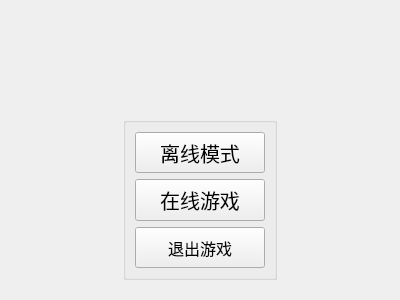
<?xml version="1.0" encoding="UTF-8"?>
<ui version="4.0">
 <class>StartWidget</class>
 <widget class="QWidget" name="StartWidget">
  <property name="geometry">
   <rect>
    <x>0</x>
    <y>0</y>
    <width>400</width>
    <height>300</height>
   </rect>
  </property>
  <property name="windowTitle">
   <string>Form</string>
  </property>
  <layout class="QVBoxLayout" name="verticalLayout" stretch="1,2">
   <item>
    <widget class="QWidget" name="widget" native="true"/>
   </item>
   <item>
    <widget class="QWidget" name="widget_2" native="true">
     <layout class="QHBoxLayout" name="horizontalLayout" stretch="2,3,2">
      <item>
       <spacer name="horizontalSpacer_2">
        <property name="orientation">
         <enum>Qt::Orientation::Horizontal</enum>
        </property>
        <property name="sizeHint" stdset="0">
         <size>
          <width>40</width>
          <height>20</height>
         </size>
        </property>
       </spacer>
      </item>
      <item>
       <widget class="QGroupBox" name="groupBox_3">
        <layout class="QVBoxLayout" name="verticalLayout_2">
         <item>
          <widget class="QPushButton" name="offlineButton">
           <property name="sizePolicy">
            <sizepolicy hsizetype="Minimum" vsizetype="Expanding">
             <horstretch>0</horstretch>
             <verstretch>0</verstretch>
            </sizepolicy>
           </property>
           <property name="font">
            <font>
             <pointsize>15</pointsize>
            </font>
           </property>
           <property name="text">
            <string>离线模式</string>
           </property>
          </widget>
         </item>
         <item>
          <widget class="QPushButton" name="onlineButton">
           <property name="sizePolicy">
            <sizepolicy hsizetype="Minimum" vsizetype="Expanding">
             <horstretch>0</horstretch>
             <verstretch>0</verstretch>
            </sizepolicy>
           </property>
           <property name="font">
            <font>
             <pointsize>15</pointsize>
            </font>
           </property>
           <property name="text">
            <string>在线游戏</string>
           </property>
          </widget>
         </item>
         <item>
          <widget class="QPushButton" name="quitButton">
           <property name="sizePolicy">
            <sizepolicy hsizetype="Minimum" vsizetype="Expanding">
             <horstretch>0</horstretch>
             <verstretch>0</verstretch>
            </sizepolicy>
           </property>
           <property name="font">
            <font>
             <pointsize>12</pointsize>
            </font>
           </property>
           <property name="text">
            <string>退出游戏</string>
           </property>
          </widget>
         </item>
        </layout>
       </widget>
      </item>
      <item>
       <spacer name="horizontalSpacer">
        <property name="orientation">
         <enum>Qt::Orientation::Horizontal</enum>
        </property>
        <property name="sizeHint" stdset="0">
         <size>
          <width>40</width>
          <height>20</height>
         </size>
        </property>
       </spacer>
      </item>
     </layout>
    </widget>
   </item>
  </layout>
 </widget>
 <resources/>
 <connections/>
</ui>
